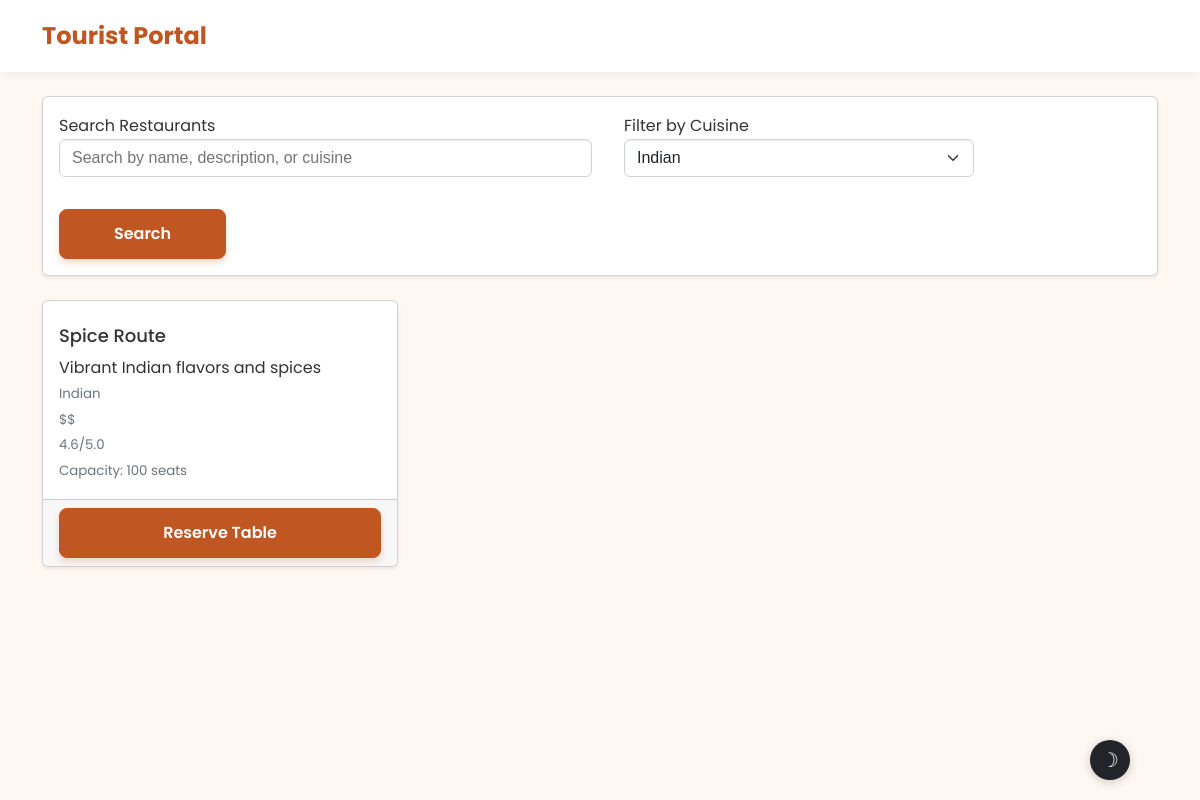
/tourist/index.php?cuisine=Indian (signed in), run on the app's committed database.
### tables this page shows
CREATE TABLE `restaurants` (
  `id` INT(11) NOT NULL AUTO_INCREMENT,
  `name` VARCHAR(255) NOT NULL,
  `description` TEXT NOT NULL,
  `cuisine` VARCHAR(100) NOT NULL,
  `address` TEXT NOT NULL,
  `phone` VARCHAR(20) NOT NULL,
  `price_range` ENUM('$', '$$', '$$$', '$$$$') NOT NULL,
  `rating` DECIMAL(2,1) NOT NULL DEFAULT '0.0',
  `image` VARCHAR(255) DEFAULT NULL,
  `seating_capacity` INT(11) NOT NULL DEFAULT '0',
  `created_at` TIMESTAMP NOT NULL DEFAULT CURRENT_TIMESTAMP,
  `updated_at` TIMESTAMP NOT NULL DEFAULT CURRENT_TIMESTAMP ON UPDATE CURRENT_TIMESTAMP,
  PRIMARY KEY (`id`),
  INDEX `idx_cuisine` (`cuisine`),
  INDEX `idx_rating` (`rating`)
);

### backend/Database.php (called while the page is built, shortened)
<?php
class Database {
    private $host = "localhost";
    private $username = "root";
    private $password = "";
    private $database = "restaurant_management";
    private $connection;
    private function connect() {
        try {
            $this->connection = new mysqli($this->host, $this->username, $this->password, $this->database);
            $this->connection->set_charset("utf8mb4");
        } catch (Exception $e) {
            die("Database connection error: " . $e->getMessage());
        }
    }
    public function select($query, $params = [], $param_types = "") {
        $stmt = $this->connection->prepare($query);
        if (!empty($params)) {
            $stmt->bind_param($param_types, ...$params);
        }
        $stmt->execute();
        $result = $stmt->get_result();
        $data = [];
        while ($row = $result->fetch_assoc()) {
            $data[] = $row;
        }
        return $data;
    }
}
?>

### backend/Restaurant.php (called while the page is built, shortened)
<?php
require_once 'Database.php';
class Restaurant {
    private $db;
    private $table = 'restaurants';
    public function __construct() {
        $this->db = new Database();
    }
    public function getAllRestaurants() {
        $query = "SELECT * FROM {$this->table} ORDER BY rating DESC, name ASC";
        try {
            return $this->db->select($query);
        } catch (Exception $e) {
            return [];
        }
    }
    public function filterByCuisine($cuisine) {
        $query = "SELECT * FROM {$this->table} WHERE cuisine = ? ORDER BY rating DESC, name ASC";
        $params = [$cuisine];
        $paramTypes = "s";
        try {
            return $this->db->select($query, $params, $paramTypes);
        } catch (Exception $e) {
            return [];
        }
    }
}
?>

### tourist/index.php (the view, shortened to what this page needs)
<?php
require_once '../backend/Restaurant.php';
$restaurantManager = new Restaurant();
$search = isset($_GET['search']) ? $_GET['search'] : '';
$cuisine = isset($_GET['cuisine']) ? $_GET['cuisine'] : '';
if ($search) {
    $restaurants = $restaurantManager->searchRestaurants($search);
} else if ($cuisine) {
    $restaurants = $restaurantManager->filterByCuisine($cuisine);
} else {
    $restaurants = $restaurantManager->getAllRestaurants();
}
$allRestaurants = $restaurantManager->getAllRestaurants();
$cuisines = [];
foreach ($allRestaurants as $restaurant) {
    if (!in_array($restaurant['cuisine'], $cuisines)) {
        $cuisines[] = $restaurant['cuisine'];
    }
}
?>
<!DOCTYPE html>
<html lang="en">
<head>
    <link href="../css/style.css" rel="stylesheet">
    <link href="../css/enhanced-styles.css" rel="stylesheet">
    <link href="../css/tourist-dashboard-polish.css" rel="stylesheet">
</head>
<body>
    <nav class="navbar navbar-expand-lg">
        <div class="container">
            <a class="navbar-brand" href="index.php">
                Tourist Portal
            </a>
        </div>
    </nav>
    <div class="container mt-4">
        <div class="card mb-4">
            <div class="card-body">
                <form method="GET" class="row g-3">
                    <div class="col-md-6">
                        <label for="search" class="form-label">Search Restaurants</label>
                        <input type="text" class="form-control" id="search" name="search"
                               value="<?php echo htmlspecialchars($search); ?>"
                               placeholder="Search by name, description, or cuisine">
                    </div>
                    <div class="col-md-4">
                        <label for="cuisine" class="form-label">Filter by Cuisine</label>
                        <select class="form-select" id="cuisine" name="cuisine">
                            <?php foreach ($cuisines as $cuisineOption): ?>
                            <option value="<?php echo htmlspecialchars($cuisineOption); ?>"
                                <?php echo (isset($_GET['cuisine']) && $_GET['cuisine'] == $cuisineOption) ? 'selected' : ''; ?>>
                                <?php echo htmlspecialchars($cuisineOption); ?>
                            </option>
                            <?php endforeach; ?>
                        </select>
                    </div>
                    <div class="col-md-2 d-flex align-items-end">
                        <button type="submit" class="btn btn-primary w-100">Search</button>
                    </div>
                </form>
            </div>
        </div>
        <div class="row">
            <?php if (empty($restaurants)): ?>
            <div class="col-12">
                <div class="text-center py-5">
                    <h3 class="mt-3">No restaurants found</h3>
                    <p class="text-muted">Try adjusting your search criteria</p>
                </div>
            </div>
            <?php else: ?>
            <?php foreach ($restaurants as $restaurant): ?>
            <div class="col-md-6 col-lg-4 mb-4">
                <div class="card h-100">
                    <div class="card-body">
                        <h5 class="card-title"><?php echo htmlspecialchars($restaurant['name']); ?></h5>
                        <p class="card-text"><?php echo htmlspecialchars($restaurant['description']); ?></p>
                        <p class="card-text">
                            <small class="text-muted">
                                <?php echo htmlspecialchars($restaurant['cuisine']); ?><br>
                                <?php echo htmlspecialchars($restaurant['price_range']); ?><br>
                                <?php echo htmlspecialchars($restaurant['rating']); ?>/5.0<br>
                                Capacity: <?php echo htmlspecialchars($restaurant['seating_capacity']); ?> seats
                            </small>
                        </p>
                    </div>
                    <div class="card-footer">
                        <form method="POST" class="d-inline">
                            <button type="submit" class="btn btn-primary w-100">
                                Reserve Table
                            </button>
                        </form>
                    </div>
                </div>
            </div>
            <?php endforeach; ?>
            <?php endif; ?>
        </div>
    </div>
</body>
</html>

### css/enhanced-styles.css (style rules this page uses)
.card-footer:last-child { border-radius: 0 0 calc(var(--bs-border-radius) - 1px) calc(var(--bs-border-radius) - 1px); }

### css/tourist-dashboard-polish.css (style rules this page uses)
.card { animation: none !important; transform: none !important; transition: box-shadow 0.3s ease, border-color 0.3s ease; }
.form-control { animation: none !important; }
.navbar { background-color: #ffffff !important; box-shadow: 0 2px 10px rgba(0, 0, 0, 0.05) !important; padding: 0.75rem 1rem !important; --bs-navbar-color: var(--bs-gray-600); --bs-navbar-hover-color: var(--bs-primary); --bs-navbar-active-color: var(--bs-primary); }
.navbar-brand { font-weight: 700; font-size: 1.5rem; color: var(--bs-primary) !important; display: flex; align-items: center; gap: 0.5rem; }
.btn-primary { padding: 0.75rem 1.5rem; font-weight: 600; border-radius: 0.5rem; box-shadow: 0 4px 6px rgba(var(--bs-primary-rgb), 0.2); transition: all 0.2s ease; }
.d-flex { display: flex !important; }

### data on the page
restaurants: name "Spice Route", description "Vibrant Indian flavors and spices", cuisine "Indian", price_range "$$", rating "4.6", seating_capacity "100"

### other printed values
form field cuisine "Indian"
